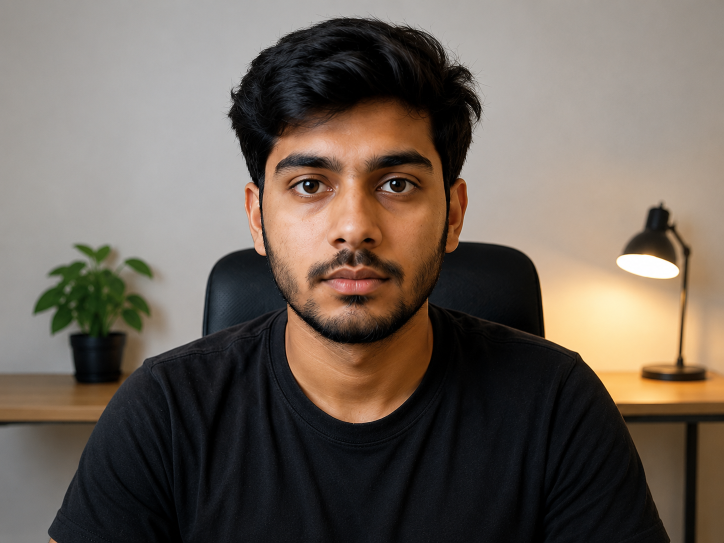
#> input picture backend/data/test_images/image_1_rested.png, 1448 x 1086 px (shown at 1/2 size)
$ python -i image_preprocessor.py   (imports and definitions only)
#> lines starting #> are read from the running program, lines starting #| are printed output that depends on the picture
from pathlib import Path

import cv2
import numpy as np
from PIL import Image


DEFAULT_IMAGE_SIZE = 640


def preprocess_image(
    image_path: str,
    target_size: int = DEFAULT_IMAGE_SIZE
) -> np.ndarray:
    """
    Prepare an image for OpenCV/MediaPipe processing.

    The image is:
        1. Loaded using Pillow
        2. Converted to RGB
        3. Resized while preserving aspect ratio
        4. Converted to a NumPy array
        5. Converted from RGB to BGR for OpenCV

    Args:
        image_path: Path to the image.
        target_size: Maximum width or height of the image.

    Returns:
        Preprocessed image as an OpenCV BGR NumPy array.

    Raises:
        FileNotFoundError: If the image does not exist.
        ValueError: If target_size is invalid.
    """
#> called with target_size = 640

    # ---------------------------------------------------------
    # 1. Validate target size
    # ---------------------------------------------------------

    if target_size <= 0:
        raise ValueError("target_size must be greater than 0.")

    # ---------------------------------------------------------
    # 2. Check that the image exists
    # ---------------------------------------------------------

    path = Path(image_path)

    if not path.exists():
        raise FileNotFoundError(
            f"Image file not found: {image_path}"
        )

    if not path.is_file():
        raise ValueError(
            f"Path is not a file: {image_path}"
        )

    # ---------------------------------------------------------
    # 3. Open image using Pillow
    # ---------------------------------------------------------

    with Image.open(path) as image:

        # -----------------------------------------------------
        # 4. Convert image to RGB
        # -----------------------------------------------------

#> image is the input picture: PIL image 1448x1086 RGB; mean R, G, B 108.5, 97.7, 88.1
        image = image.convert("RGB")

        # -----------------------------------------------------
        # 5. Resize while maintaining aspect ratio
        # -----------------------------------------------------

        width, height = image.size
#> width = 1448; height = 1086

        scale = min(
            target_size / width,
            target_size / height,
            1.0
        )
#> scale = 0.442

        new_width = int(width * scale)
#> new_width = 640
        new_height = int(height * scale)
#> new_height = 480

        if scale < 1.0:
            image = image.resize(
                (new_width, new_height),
                Image.Resampling.LANCZOS
            )
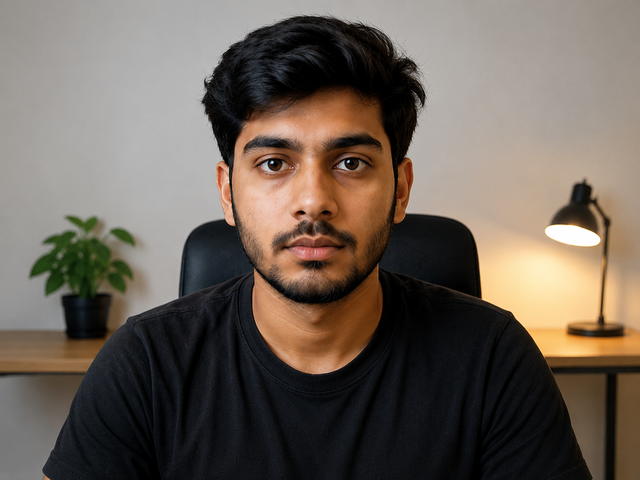
#> image: PIL image 640x480 RGB; mean R, G, B 108.5, 97.7, 88.1

        # -----------------------------------------------------
        # 6. Convert PIL image → NumPy RGB array
        # -----------------------------------------------------

        rgb_array = np.array(image)

    # ---------------------------------------------------------
    # 7. Convert RGB → BGR for OpenCV
    # ---------------------------------------------------------

    bgr_array = cv2.cvtColor(
        rgb_array,
        cv2.COLOR_RGB2BGR
    )

    return bgr_array

>>> result = preprocess_image('../../data/test_images/image_1_rested.png')

$ run again, on backend/data/test_images/image_3_high_fatigue.png
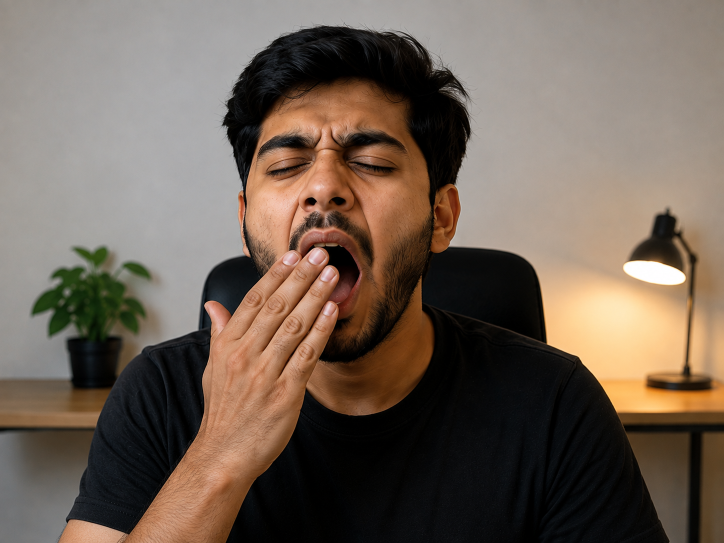
#> input picture backend/data/test_images/image_3_high_fatigue.png, 1448 x 1086 px (shown at 1/2 size)
#> in preprocess_image, image is the input picture: PIL image 1448x1086 RGB; mean R, G, B 112.6, 97.8, 85.6
#> in preprocess_image, `image = image.resize( (new_width, new_height), Image.Resampling.LANCZO..`:
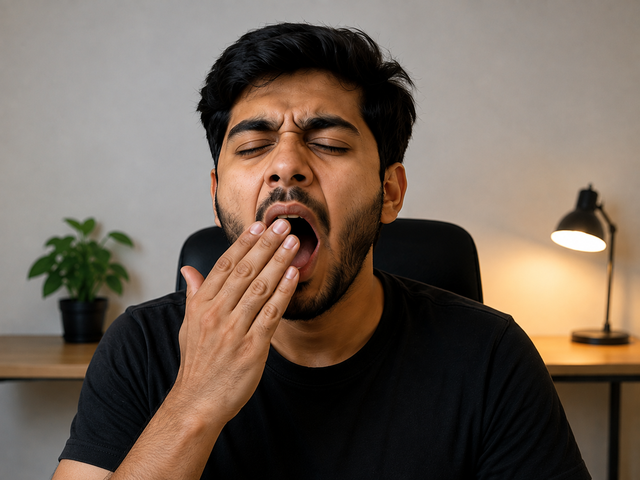
#> image: PIL image 640x480 RGB; mean R, G, B 112.6, 97.8, 85.6
